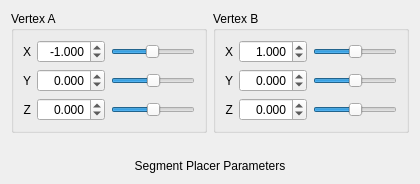
                <widget class="QWidget" name="SegmentPlacerPage">
                 <layout class="QGridLayout" name="gridLayout_23">
                  <item row="0" column="0">
                   <widget class="QGroupBox" name="VertexABox">
                    <property name="title">
                     <string>Vertex A</string>
                    </property>
                    <layout class="QGridLayout" name="gridLayout_24">
                     <item row="0" column="0">
                      <widget class="QLabel" name="VertexAXLabel">
                       <property name="text">
                        <string>X</string>
                       </property>
                       <property name="alignment">
                        <set>Qt::AlignRight|Qt::AlignTrailing|Qt::AlignVCenter</set>
                       </property>
                      </widget>
                     </item>
                     <item row="1" column="0">
                      <widget class="QLabel" name="VertexAYLabel">
                       <property name="text">
                        <string>Y</string>
                       </property>
                       <property name="alignment">
                        <set>Qt::AlignRight|Qt::AlignTrailing|Qt::AlignVCenter</set>
                       </property>
                      </widget>
                     </item>
                     <item row="2" column="0">
                      <widget class="QLabel" name="VertexAZLabel">
                       <property name="text">
                        <string>Z</string>
                       </property>
                       <property name="alignment">
                        <set>Qt::AlignRight|Qt::AlignTrailing|Qt::AlignVCenter</set>
                       </property>
                      </widget>
                     </item>
                     <item row="0" column="1">
                      <widget class="QDoubleSpinBox" name="SegmentPlacerVertexAXSpinBox">
                       <property name="alignment">
                        <set>Qt::AlignRight|Qt::AlignTrailing|Qt::AlignVCenter</set>
                       </property>
                       <property name="decimals">
                        <number>3</number>
                       </property>
                       <property name="minimum">
                        <double>-10.000000000000000</double>
                       </property>
                       <property name="maximum">
                        <double>10.000000000000000</double>
                       </property>
                       <property name="singleStep">
                        <double>0.100000000000000</double>
                       </property>
                       <property name="value">
                        <double>-1.000000000000000</double>
                       </property>
                      </widget>
                     </item>
                     <item row="1" column="1">
                      <widget class="QDoubleSpinBox" name="SegmentPlacerVertexAYSpinBox">
                       <property name="alignment">
                        <set>Qt::AlignRight|Qt::AlignTrailing|Qt::AlignVCenter</set>
                       </property>
                       <property name="decimals">
                        <number>3</number>
                       </property>
                       <property name="minimum">
                        <double>-10.000000000000000</double>
                       </property>
                       <property name="maximum">
                        <double>10.000000000000000</double>
                       </property>
                       <property name="singleStep">
                        <double>0.100000000000000</double>
                       </property>
                      </widget>
                     </item>
                     <item row="2" column="1">
                      <widget class="QDoubleSpinBox" name="SegmentPlacerVertexAZSpinBox">
                       <property name="alignment">
                        <set>Qt::AlignRight|Qt::AlignTrailing|Qt::AlignVCenter</set>
                       </property>
                       <property name="decimals">
                        <number>3</number>
                       </property>
                       <property name="minimum">
                        <double>-10.000000000000000</double>
                       </property>
                       <property name="maximum">
                        <double>10.000000000000000</double>
                       </property>
                       <property name="singleStep">
                        <double>0.100000000000000</double>
                       </property>
                      </widget>
                     </item>
                     <item row="0" column="2">
                      <widget class="QSlider" name="SegmentPlacerVertexAXSlider">
                       <property name="minimum">
                        <number>-100</number>
                       </property>
                       <property name="maximum">
                        <number>100</number>
                       </property>
                       <property name="value">
                        <number>-1</number>
                       </property>
                       <property name="orientation">
                        <enum>Qt::Horizontal</enum>
                       </property>
                      </widget>
                     </item>
                     <item row="1" column="2">
                      <widget class="QSlider" name="SegmentPlacerVertexAYSlider">
                       <property name="minimum">
                        <number>-100</number>
                       </property>
                       <property name="maximum">
                        <number>100</number>
                       </property>
                       <property name="orientation">
                        <enum>Qt::Horizontal</enum>
                       </property>
                      </widget>
                     </item>
                     <item row="2" column="2">
                      <widget class="QSlider" name="SegmentPlacerVertexAZSlider">
                       <property name="minimum">
                        <number>-100</number>
                       </property>
                       <property name="maximum">
                        <number>100</number>
                       </property>
                       <property name="orientation">
                        <enum>Qt::Horizontal</enum>
                       </property>
                      </widget>
                     </item>
                    </layout>
                   </widget>
                  </item>
                  <item row="1" column="0" colspan="2">
                   <spacer name="verticalSpacer_24">
                    <property name="orientation">
                     <enum>Qt::Vertical</enum>
                    </property>
                    <property name="sizeType">
                     <enum>QSizePolicy::Fixed</enum>
                    </property>
                    <property name="sizeHint" stdset="0">
                     <size>
                      <width>20</width>
                      <height>20</height>
                     </size>
                    </property>
                   </spacer>
                  </item>
                  <item row="2" column="0" colspan="2">
                   <widget class="QLabel" name="SegmentPlacerParametersLabel">
                    <property name="sizePolicy">
                     <sizepolicy hsizetype="Preferred" vsizetype="Fixed">
                      <horstretch>0</horstretch>
                      <verstretch>0</verstretch>
                     </sizepolicy>
                    </property>
                    <property name="text">
                     <string>Segment Placer Parameters</string>
                    </property>
                    <property name="alignment">
                     <set>Qt::AlignCenter</set>
                    </property>
                   </widget>
                  </item>
                  <item row="0" column="1">
                   <widget class="QGroupBox" name="VertexBBox">
                    <property name="title">
                     <string>Vertex B</string>
                    </property>
                    <layout class="QGridLayout" name="gridLayout_25">
                     <item row="0" column="0">
                      <widget class="QLabel" name="VertexBXLabel">
                       <property name="text">
                        <string>X</string>
                       </property>
                       <property name="alignment">
                        <set>Qt::AlignRight|Qt::AlignTrailing|Qt::AlignVCenter</set>
                       </property>
                      </widget>
                     </item>
                     <item row="1" column="0">
                      <widget class="QLabel" name="VertexBYLabel">
                       <property name="text">
                        <string>Y</string>
                       </property>
                       <property name="alignment">
                        <set>Qt::AlignRight|Qt::AlignTrailing|Qt::AlignVCenter</set>
                       </property>
                      </widget>
                     </item>
                     <item row="2" column="0">
                      <widget class="QLabel" name="VertexBZLabel">
                       <property name="text">
                        <string>Z</string>
                       </property>
                       <property name="alignment">
                        <set>Qt::AlignRight|Qt::AlignTrailing|Qt::AlignVCenter</set>
                       </property>
                      </widget>
                     </item>
                     <item row="0" column="1">
                      <widget class="QDoubleSpinBox" name="SegmentPlacerVertexBXSpinBox">
                       <property name="alignment">
                        <set>Qt::AlignRight|Qt::AlignTrailing|Qt::AlignVCenter</set>
                       </property>
                       <property name="decimals">
                        <number>3</number>
                       </property>
                       <property name="minimum">
                        <double>-10.000000000000000</double>
                       </property>
                       <property name="maximum">
                        <double>10.000000000000000</double>
                       </property>
                       <property name="singleStep">
                        <double>0.100000000000000</double>
                       </property>
                       <property name="value">
                        <double>1.000000000000000</double>
                       </property>
                      </widget>
                     </item>
                     <item row="1" column="1">
                      <widget class="QDoubleSpinBox" name="SegmentPlacerVertexBYSpinBox">
                       <property name="alignment">
                        <set>Qt::AlignRight|Qt::AlignTrailing|Qt::AlignVCenter</set>
                       </property>
                       <property name="decimals">
                        <number>3</number>
                       </property>
                       <property name="minimum">
                        <double>-10.000000000000000</double>
                       </property>
                       <property name="maximum">
                        <double>10.000000000000000</double>
                       </property>
                       <property name="singleStep">
                        <double>0.100000000000000</double>
                       </property>
                      </widget>
                     </item>
                     <item row="2" column="1">
                      <widget class="QDoubleSpinBox" name="SegmentPlacerVertexBZSpinBox">
                       <property name="alignment">
                        <set>Qt::AlignRight|Qt::AlignTrailing|Qt::AlignVCenter</set>
                       </property>
                       <property name="decimals">
                        <number>3</number>
                       </property>
                       <property name="minimum">
                        <double>-10.000000000000000</double>
                       </property>
                       <property name="maximum">
                        <double>10.000000000000000</double>
                       </property>
                       <property name="singleStep">
                        <double>0.100000000000000</double>
                       </property>
                      </widget>
                     </item>
                     <item row="0" column="2">
                      <widget class="QSlider" name="SegmentPlacerVertexBXSlider">
                       <property name="minimum">
                        <number>-100</number>
                       </property>
                       <property name="maximum">
                        <number>100</number>
                       </property>
                       <property name="value">
                        <number>1</number>
                       </property>
                       <property name="orientation">
                        <enum>Qt::Horizontal</enum>
                       </property>
                      </widget>
                     </item>
                     <item row="1" column="2">
                      <widget class="QSlider" name="SegmentPlacerVertexBYSlider">
                       <property name="minimum">
                        <number>-100</number>
                       </property>
                       <property name="maximum">
                        <number>100</number>
                       </property>
                       <property name="orientation">
                        <enum>Qt::Horizontal</enum>
                       </property>
                      </widget>
                     </item>
                     <item row="2" column="2">
                      <widget class="QSlider" name="SegmentPlacerVertexBZSlider">
                       <property name="minimum">
                        <number>-100</number>
                       </property>
                       <property name="maximum">
                        <number>100</number>
                       </property>
                       <property name="orientation">
                        <enum>Qt::Horizontal</enum>
                       </property>
                      </widget>
                     </item>
                    </layout>
                   </widget>
                  </item>
                 </layout>
                </widget>
